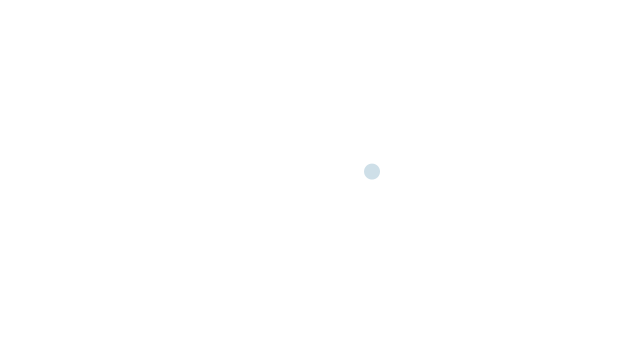
Frame 1 (no input)
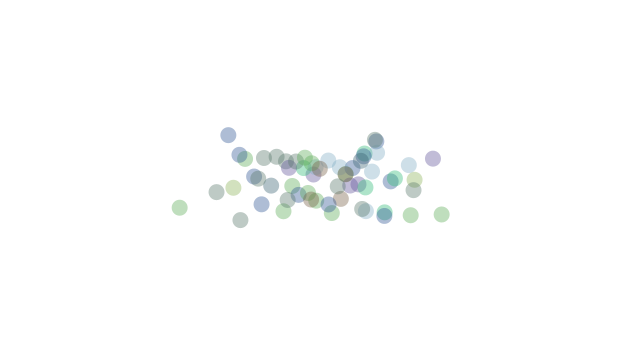
Frame 60 (the mouse pressed at the canvas centre just before this capture)
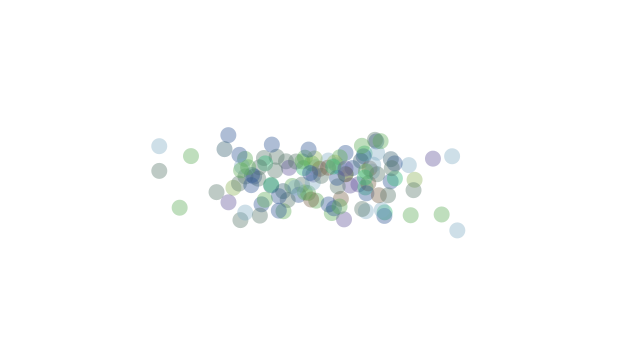
Frame 120 (the mouse held since frame 60 and released just before this capture)

The Processing sketch that drew these frames (run headless with seeded random() and noise(); from frame 60 on, the mouse is pressed at the canvas centre):

// Processing sketch: PaintSplatter
// ── PaintSplatter.pde
void setup() {
  size(640, 360);
  background(255);
  

  for (int i = 0; i < colors.length; i++) {
    colors[i] = getRandomGaussianColor();
  }

}
Color[] colors = new Color[10];

class Color {
  int r;
  int g;
  int b;
  int alpha;

  Color(int r, int g, int b, int alpha) {
    this.r = r;
    this.g = g;
    this.b = b;
    this.alpha = alpha;
  }
}

float generateRandomGaussian(float sd, float mean) {
  float num = (float) randomGaussian();
  return sd * num + mean;
}

Color getRandomGaussianColor() {
  return new Color(int(generateRandomGaussian(50, 127)), int(generateRandomGaussian(50, 127)), int(generateRandomGaussian(50, 127)), 100);
}

void draw() {
    float x = generateRandomGaussian(60, 320);
    float y = generateRandomGaussian(20, 180);
    int colorNum = int(constrain(generateRandomGaussian(2, 5), 0, 9));

    noStroke();
    Color sColor = colors[colorNum];
    fill(sColor.r, sColor.g, sColor.b, sColor.alpha);
    ellipse(x, y, 16, 16);
}
